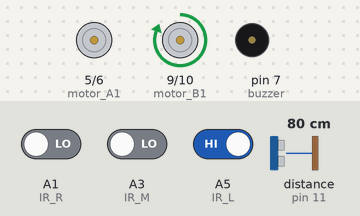
Recording of a sketch running on a simulated Arduino Uno, built with avr-gcc and run on an emulated ATmega328P. Shown: motor-driver pin pairs drawn as motors (green arrow = first pin HIGH = forward, orange = second pin HIGH = backward, longer = more drive), buzzer (waves = sounding, pin HIGH). Inputs (shaded band) come from the test bench; at power-on: A1 (IR_R) LOW, A3 (IR_M) LOW, A5 (IR_L) HIGH, distance to the obstacle (sensor on pin 11) 80 cm. The echo pulse lasts 58.3 µs per cm; pins used as bus, display or sensor lines are not drawn.

Above: at 1.2 s.
1.3 s: A1 (IR_R) driven HIGH and A3 (IR_M) driven HIGH
At 2.5 s:
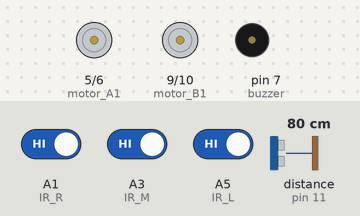
2.8 s: A3 (IR_M) driven LOW and A5 (IR_L) driven LOW
At 3.9 s:
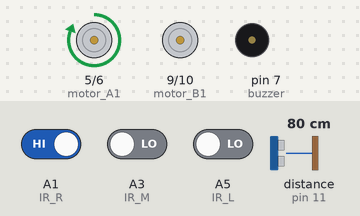
Timing chart, 0 to 10.3 s (numbered marks = the images above; inputs shaded):
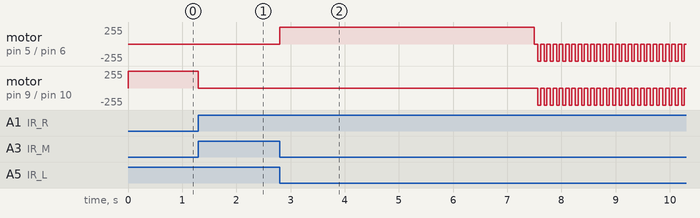

The sketch:

distance_parking.ino
```cpp
/*
millis를 이용하여 일정 시간 라인트레이서 센서 값을 받아 주행을 한 후에
일정 시간이 끝나게 되면 초음파 센서 값을 받아 후진을 하고 일정 거리가
되었으면 멈추는 코드 입니다.
*/

// 모터 핀 번호
const int motor_A1 = 5;
const int motor_A2 = 6;
const int motor_B1 = 9;
const int motor_B2 = 10;

// 초음파 센서 핀 번호
const int trigPin = 3;
const int echoPin = 11;

// 부저 핀 번호
const int buzzer = 7;

// 라인트레이서 센서 핀 번호
const int IR_R = A1;
const int IR_M = A3;
const int IR_L = A5;

// 라인트레이서 센서 데이터
int IR_L_data;
int IR_M_data;
int IR_R_data;

// millis 변수 설정
unsigned long Timer_move = millis();

// 초음파 센서 거리 변수
float duration, distance;

void setup() {
  // 모터
  pinMode(motor_A1, OUTPUT);
  pinMode(motor_A2, OUTPUT);
  pinMode(motor_B1, OUTPUT);
  pinMode(motor_B2, OUTPUT);

  // 초음파 센서
  pinMode(trigPin, OUTPUT);
  pinMode(echoPin, INPUT);

  // 부저
  pinMode(buzzer, OUTPUT);

  // 라인트레이서
  pinMode(IR_L, INPUT);
  pinMode(IR_M, INPUT);
  pinMode(IR_R, INPUT);
}


void loop() {
  // 라인트레이서 센서 값
  IR_L_data = digitalRead(IR_L);
  IR_M_data = digitalRead(IR_M);
  IR_R_data = digitalRead(IR_R);

  if (Timer_move + 7500 > millis()){
    if (IR_L_data == 0 and IR_M_data == 1 and IR_R_data == 0) {
      // 전진
      forward();
    }
    else if (IR_L_data == 1 and IR_M_data == 0 and IR_R_data == 0) {
      // 좌회전
      left ();
    }
    else if (IR_L_data == 0 and IR_M_data == 0 and IR_R_data == 1) {
      // 우회전
      right ();
    }
    else if (IR_L_data == 1 and IR_M_data == 1  and IR_R_data == 1) {
      // 정지
      stop();
    }
  }else if(Timer_move + 7500 < millis()){
    stop();
    delay(10);

    // 초음파 센서 값
    digitalWrite(trigPin, LOW);
    delayMicroseconds(2);
    digitalWrite(trigPin, HIGH);
    delayMicroseconds(10);
    digitalWrite(trigPin, LOW);

    duration = pulseIn(echoPin, HIGH);
    distance = (duration*.0343)/2;
    delay(50);

    // 거리별 부저 및 후진
    if (distance > 70 && distance <= 150) {
    backward();
    delay(50);
    }
    else if (distance > 25 && distance <= 70) {
      backward_20();
      delay(50);
      tone(buzzer, 1568, 1000 / 8);
      delay(1000 / 16 * 1.30);
      noTone(buzzer);
    }
    else if (distance <= 25) {
      tone(buzzer, 1760, 1000/ 8);
      stop();
    }
    Timer_move = 0;
  }
}


void right () {
  //우
  digitalWrite(motor_A1, HIGH);
  digitalWrite(motor_A2, LOW);
  digitalWrite(motor_B1, LOW);
  digitalWrite(motor_B2, LOW);
}
void rightback () {
  //우로 후진
  digitalWrite(motor_A1, LOW);
  analogWrite(motor_A2, 100);
  analogWrite(motor_B1, 100);
  digitalWrite(motor_B2, LOW);
}
void left() {
  //좌
  digitalWrite(motor_A1, LOW);
  digitalWrite(motor_A2, LOW);
  digitalWrite(motor_B1, HIGH);
  digitalWrite(motor_B2, LOW);
}

void forward() {
  //전진
  digitalWrite(motor_A1, HIGH);
  digitalWrite(motor_A2, LOW);
  digitalWrite(motor_B1, HIGH);
  digitalWrite(motor_B2, LOW);
}

void backward() {
  //후진
  digitalWrite(motor_A1, LOW);
  analogWrite(motor_A2, 255);
  digitalWrite(motor_B1, LOW);
  analogWrite(motor_B2, 255);
}

void stop() {
  digitalWrite(motor_A1, LOW);
  digitalWrite(motor_A2, LOW);
  digitalWrite(motor_B1, LOW);
  digitalWrite(motor_B2, LOW);
}

void backward_20() {
  //후진
  digitalWrite(motor_A1, LOW);
  digitalWrite(motor_A2, HIGH);
  analogWrite(motor_A1, 0);
  analogWrite(motor_A2, 150);
  digitalWrite(motor_B1, LOW);
  digitalWrite(motor_B2, HIGH);
  analogWrite(motor_B1, 0);
  analogWrite(motor_B2, 150);
}
```

Measured:
- after the input at 1.3 s, motor on pin 9 (motor_B1) / pin 10 (motor_B2): forward 255/255 → stopped at once
- by itself, motor on pin 5 (motor_A1) / pin 6 (motor_A2): repeats every 0.12 s: stopped 0.07 s, backward 255/255 0.05 s
